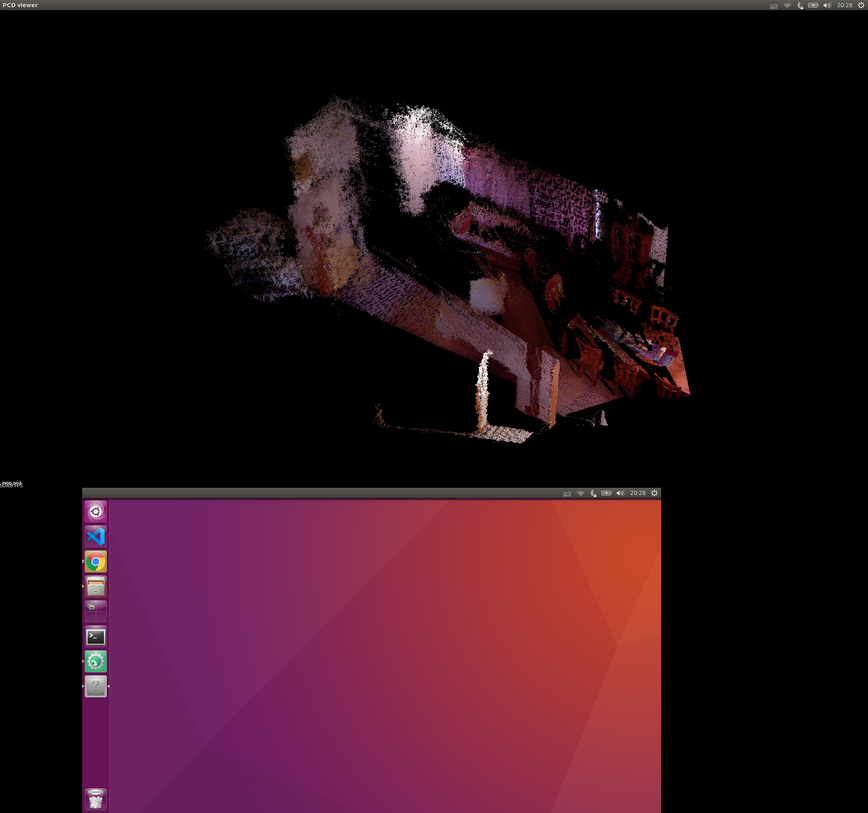
//> input picture chapter5_point_cloud/pcl_viewer.png, 868 x 813 px, shrunk from 2048 x 1920 before the run
$ ./imageBasics ../chapter5_point_cloud/pcl_viewer.png   (built with g++ and OpenCV 4)
//> lines starting //> are read from the running program, lines starting //| are printed output that depends on the picture; after the words box and inside, x2 and y2 are one past the last pixel; in counts of white or black regions, pixels touching at a corner belong together
#include<iostream>
#include<chrono>

using namespace std;

#include<opencv2/core/core.hpp>
#include<opencv2/highgui/highgui.hpp>

int main(int argc, char** argv) {
    cv::Mat image;
    image = cv::imread(argv[1]);
//> image is the input picture: 813 rows x 868 cols, CV_8UC3; mean B, G, R 27.4, 18.2, 45.4
    if(image.data == nullptr) {
        cout<<"the file "<<argv[1]<<" does not exit" <<endl;
        return 0;
    }
    cout<<"the image width= "<<image.cols<<" the image length= "<<image.rows<<" the channels= "<<image.channels()<<endl;
//| the image width= 868 the image length= 813 the channels= 3
    cv::imshow("image",image);
    cv::waitKey(0);

    // The std::chrono will be used to time the algorithms
    chrono::steady_clock::time_point t1 = chrono::steady_clock::now();
    for(size_t y=0; y<image.rows;y++) {
        for(size_t x=0;x<image.cols; x++) {
            unsigned char* row_ptr = image.ptr<unsigned char>(y);
            //row_ptr is the pointer of the no.y row
            unsigned char* data_ptr = &row_ptr[x*image.channels()];
            // data_ptr points to the pixel
            for(int c=0;c!=image.channels();c++){
                unsigned char data = data_ptr[c];
                //data is the value of channel c of the I(x,y)
            }
        }
    }
    chrono::steady_clock::time_point t2 = chrono::steady_clock::now();
    chrono::duration<double> time_used = chrono::duration_cast<chrono::duration<double>>(t2-t1);
    cout<<"time_cosumd"<<time_used.count()<<" s"<<endl;

    //shallow copy
    cv::Mat image_another = image;
    image_another(cv::Rect(0,0,100,100)).setTo(0);
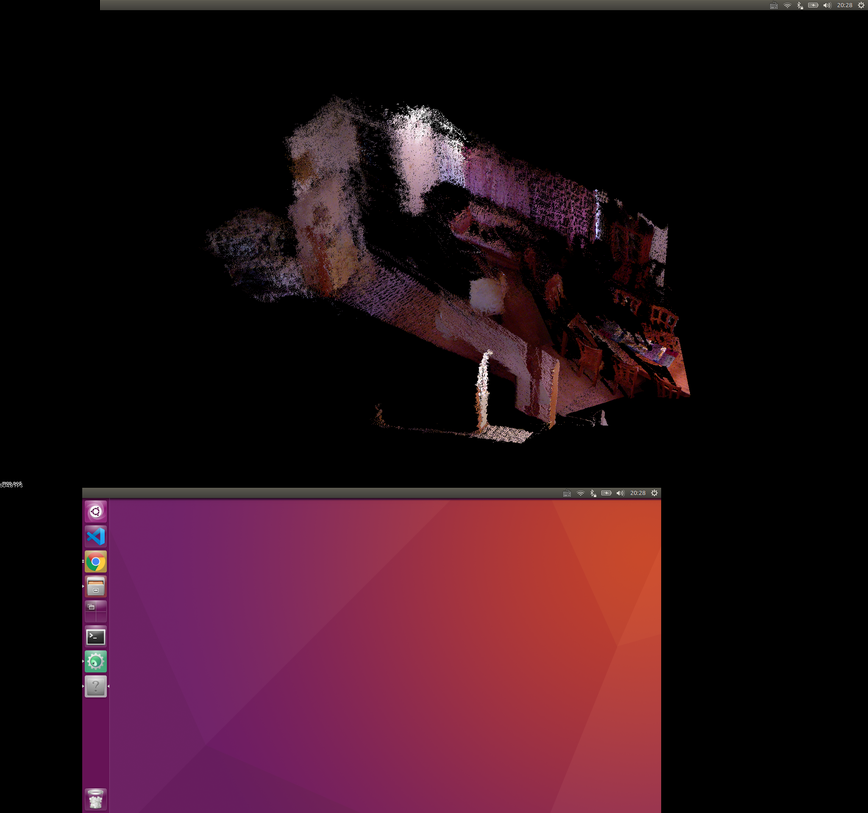
//> image_another: 813 rows x 868 cols, CV_8UC3; 0.17% of pixels changed, all inside (x1, y1, x2, y2) = (0, 0, 100, 13)
    cv::imshow("image",image);
    cv::waitKey(0);

    //deep copy with clone method
    cv::Mat image_clone = image.clone();
    image_clone(cv::Rect(0,0,100,100)).setTo(255);
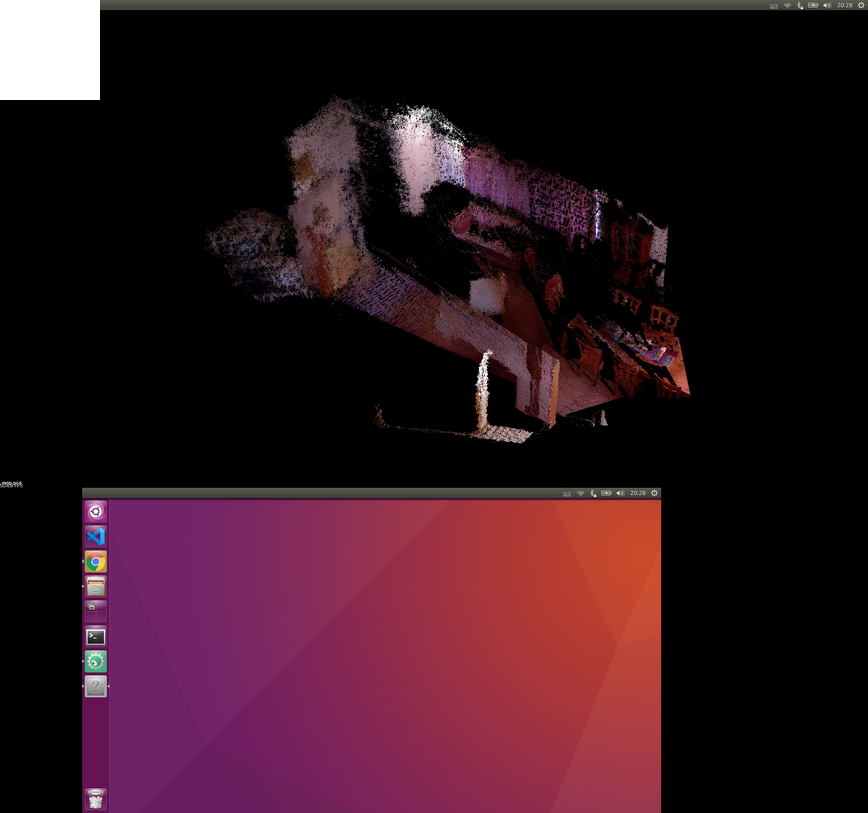
//> image_clone: 813 rows x 868 cols, CV_8UC3; 1.42% of pixels changed, all inside (x1, y1, x2, y2) = (0, 0, 100, 100)
    cv::imshow("image",image);
    cv::imshow("image_clone", image_clone);
    cv::waitKey(0);

    cv::destroyAllWindows();
    return 0;

}
